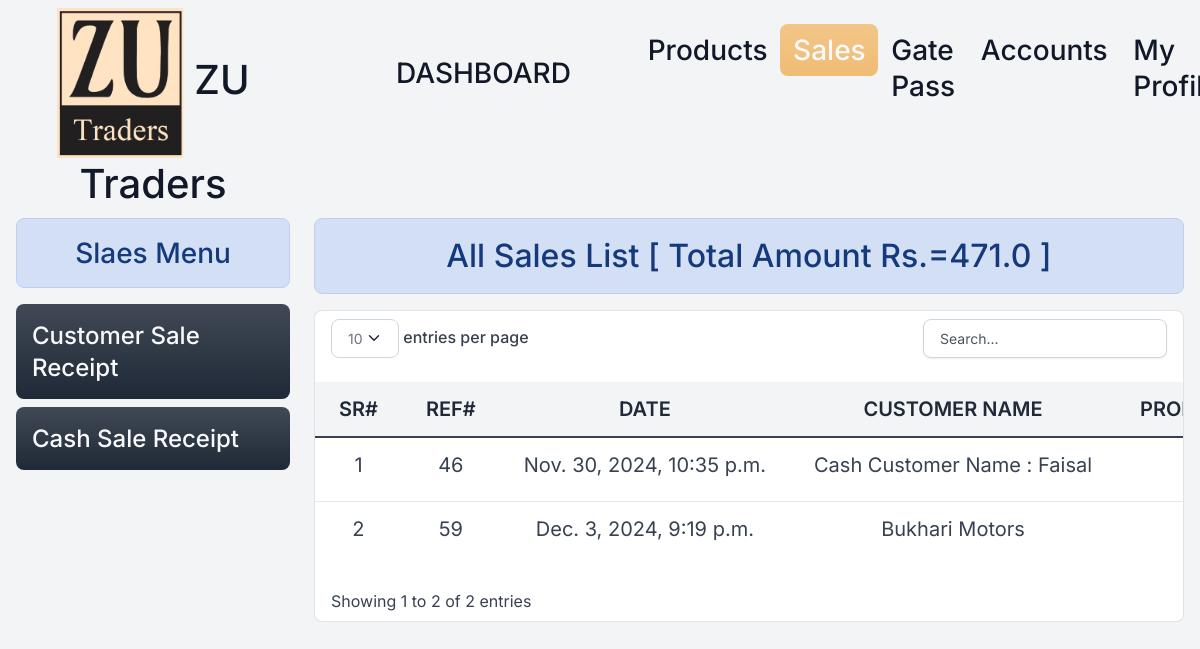
Before: /list-sales/ (signed in) with the older database file.
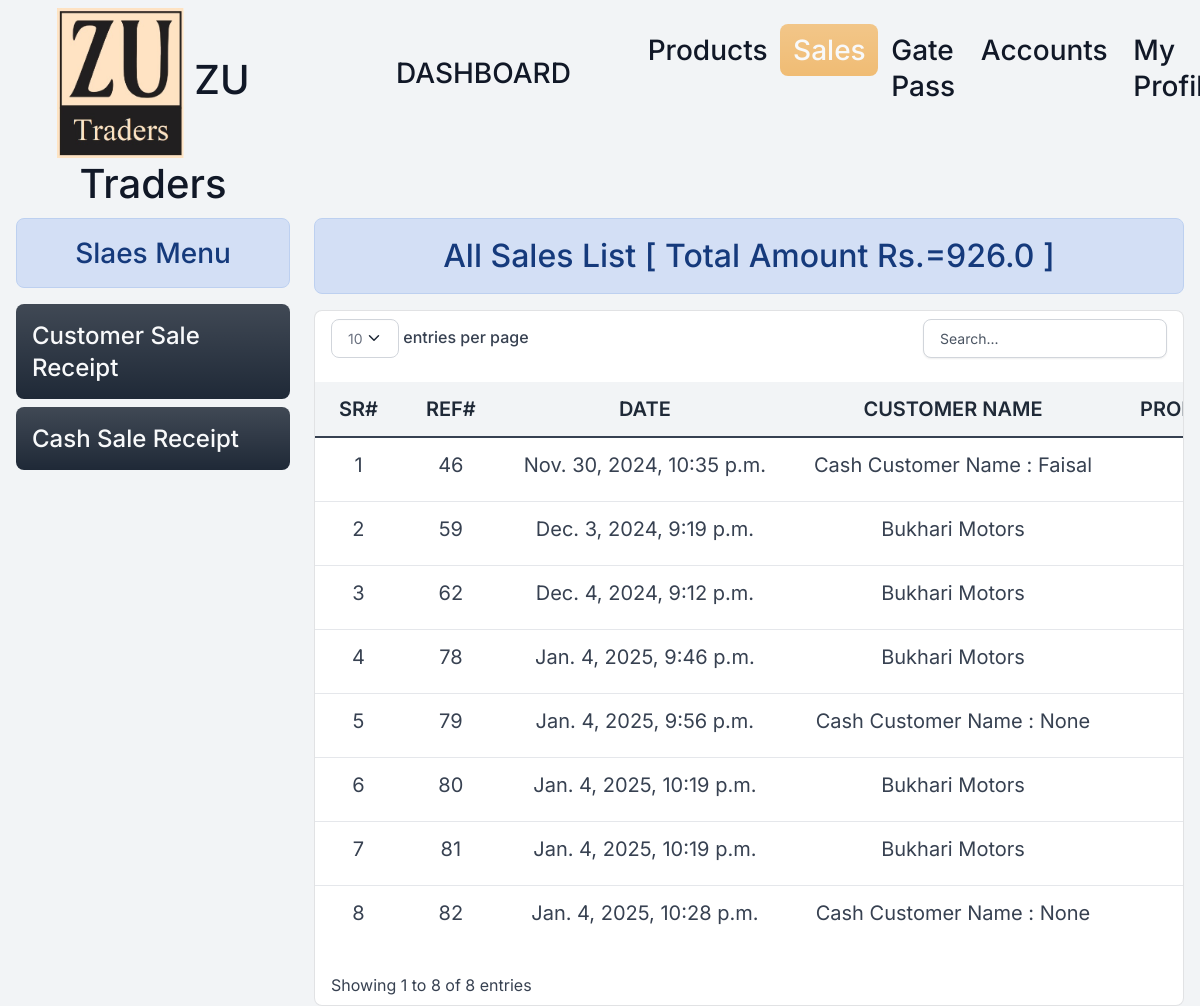
After: the same page with the newer database file.
### home/models.py (models this page shows, shortened)
class Sales_Receipt(models.Model):
    products = models.ManyToManyField(Product, through='Sales_Receipt_Product')
    date_created = models.DateTimeField(auto_now_add=True)
    customer_name =  models.ForeignKey(Customer,on_delete=models.RESTRICT,null=True)
    customer =  models.CharField(max_length=220,null=True,blank=True)
    phone_number = models.CharField(max_length=12)
    created_by = models.ForeignKey(User, on_delete=models.RESTRICT,null=True)
    make_transaction = models.BooleanField(default=False)
    is_cash = models.BooleanField(default=False)

class Customer(models.Model):
    coname=models.CharField(max_length=255)
    name=models.CharField(max_length=255)
    adress=models.CharField(max_length=255)
    contact=models.CharField(max_length=12,null=True,unique=True,blank=True)
    is_deleted = models.BooleanField(default=False)
    def __str__(self):
        return self.coname

### home/views/sales.py (the view)
# urls.py: path('list-sales/', sales.list_sales, name='list_sales'),
@login_required
@permission_required('home.view_sales_receipt', login_url='/login/')
def list_sales(request):
    salereceipt_items_pro = {}
    total_amount = {}
    salereceipts=[]
    customer=(request.GET.get('customer'))
    cash=(request.GET.get('cash'))
    if customer=="True":
        customer=True
        salereceipts = Sales_Receipt.objects.filter(is_cash=False)
    elif cash=="True":
        cash=True
        salereceipts = Sales_Receipt.objects.filter(is_cash=True)
    else:
        salereceipts = Sales_Receipt.objects.all()
    for x in salereceipts:
        salereceipt_items_pro[x.id] = Sales_Receipt_Product.objects.filter(salereceipt=x).count()
        salereceipt_products = Sales_Receipt_Product.objects.filter(salereceipt=x)
        total_amount[x.id] = salereceipt_products.aggregate(Sum('amount'))
    total_sale = sum(item['amount__sum'] or 0 for item in total_amount.values())
    return render(request, 'sale/list_sales.html', {
        'salereceipts': salereceipts,
        'salereceipt_items_pro': salereceipt_items_pro,
        'total_amount': total_amount,
        'total_sale':total_sale,
        'customer':customer,
        'cash':cash,
    })

### home/templatetags/custom_filters.py (called while the page is built)
@register.filter
def get_item(dictionary, key):
    return dictionary.get(key)

@register.filter
def get_amount(dictionary, key):
    result = dictionary.get(key)
    if isinstance(result, dict) and 'amount__sum' in result:
        return result['amount__sum']
    return result

### templates/sale/list_sales.html (shortened to what this page needs)
{% extends 'base.html' %}
{% load static %}
{% load custom_filters %}
{% block content %}
<div class="container-fluid">
  <div class="row">
    {% include 'sale/sale_menu.html' %}
    <div class="col-9">
      <h2 class="text-center alert alert-info">
        {% if customer %}
          Customer Sales List [ Total Amount Rs.={{ total_sale }} ]
        {% elif cash %}
          Cash Sales List [ Total Amount Rs.={{ total_sale }} ]
        {% else %}
          All Sales List [ Total Amount Rs.={{ total_sale }} ]
        {% endif %}
      </h2>
      <div class="card py">
        <div class="table-responsive py-2">
          {% if salereceipts %}
            <table class="table table-flush" id="datatable">
              <thead class="thead-light">
                <tr>
                  <th class="border-bottom fw-bolder text-center fs-5">Sr#</th>
                  <th class="border-bottom fw-bolder text-center fs-5">Ref#</th>
                  <th class="border-bottom fw-bolder text-center fs-5">Date</th>
                  <th class="border-bottom fw-bolder text-center fs-5">Customer Name</th>
                  <th class="border-bottom fw-bolder text-center fs-5">Products Qty</th>
                </tr>
              </thead>
              <tbody>
                {% for salereceipt in salereceipts %}
                  <tr id="salereceipt-{{ salereceipt.id }}">
                    <td class="text-center fs-5">{{ forloop.counter }}</td>
                    <td class="text-center fs-5">{{ salereceipt.id }}</td>
                    <td class="text-center fs-5">{{ salereceipt.date_created }}</td>
                    <td class="text-center fs-5">
                      {% if salereceipt.customer_name %}
                        {{ salereceipt.customer_name|title }}
                      {% else %}
                        Cash Customer Name : {{ salereceipt.customer|title }}
                      {% endif %}
                    </td>
                    <td class="text-center fs-5">
                    </td>
                  </tr>
                {% endfor %}
              </tbody>
            </table>
          {% else %}
            <h4 class="text-center alert alert-warning">No Record Found</h4>
          {% endif %}
        </div>
      </div>
    </div>
  </div>
</div>
{% endblock content %}

Changed rows visible on the page:
added Sales_Receipt: id "62", date_created "Dec. 4, 2024, 9:12 p.m.", customer_name "Bukhari Motors"
added Sales_Receipt: id "78", date_created "Jan. 4, 2025, 9:46 p.m.", customer_name "Bukhari Motors"
added Sales_Receipt: id "79", date_created "Jan. 4, 2025, 9:56 p.m.", customer "None"
added Sales_Receipt: id "80", date_created "Jan. 4, 2025, 10:19 p.m.", customer_name "Bukhari Motors"
added Sales_Receipt: id "81", date_created "Jan. 4, 2025, 10:19 p.m.", customer_name "Bukhari Motors"
added Sales_Receipt: id "82", date_created "Jan. 4, 2025, 10:28 p.m.", customer "None"
Other visible differences:
{{ total_sale }}: "471.0" → "926.0"
text written by a page script: "entries per page Showing 1 to 2 of 2 entries" → "entries per page Showing 1 to 8 of 8 entries"
